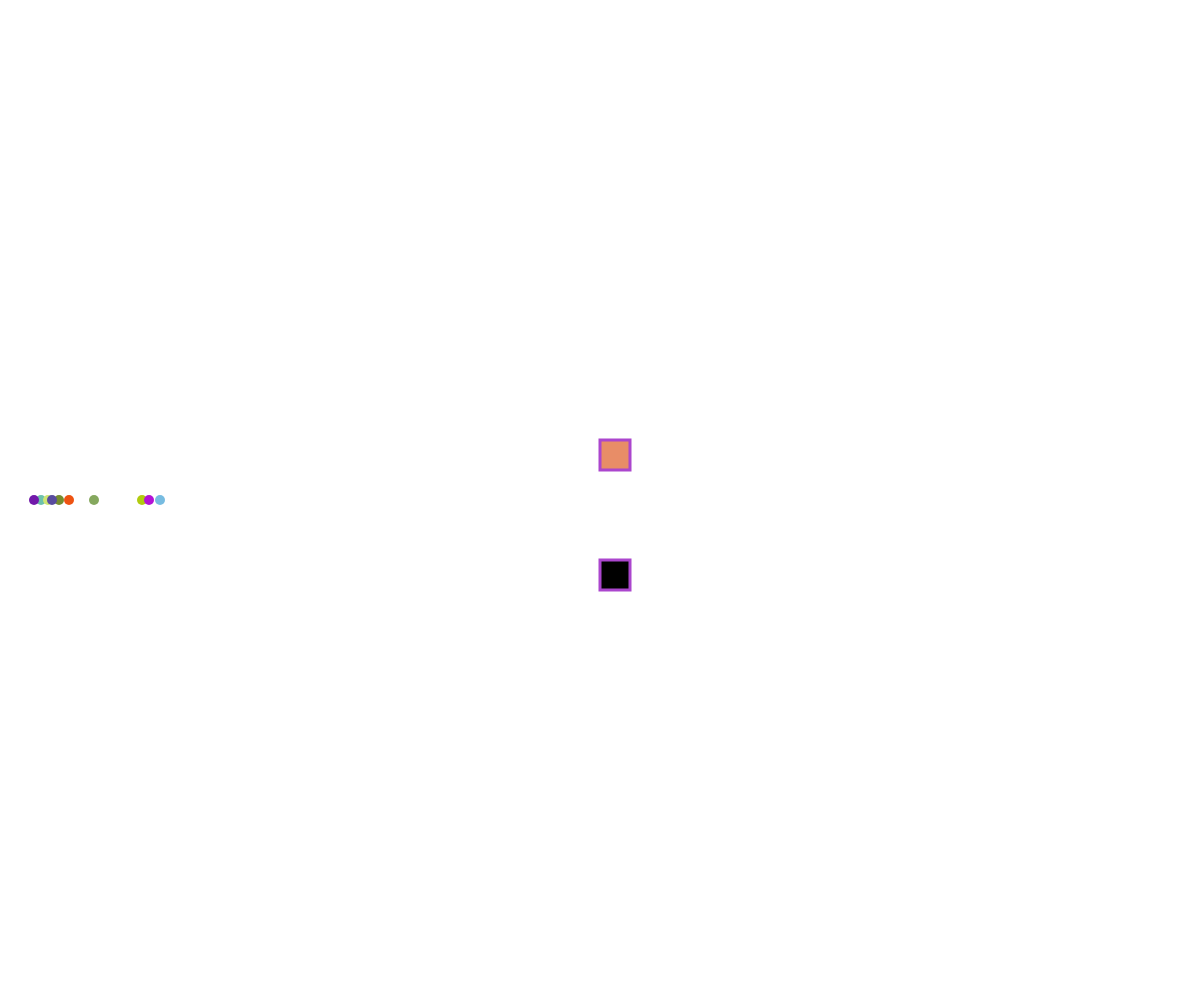
Frame 1 (no input)
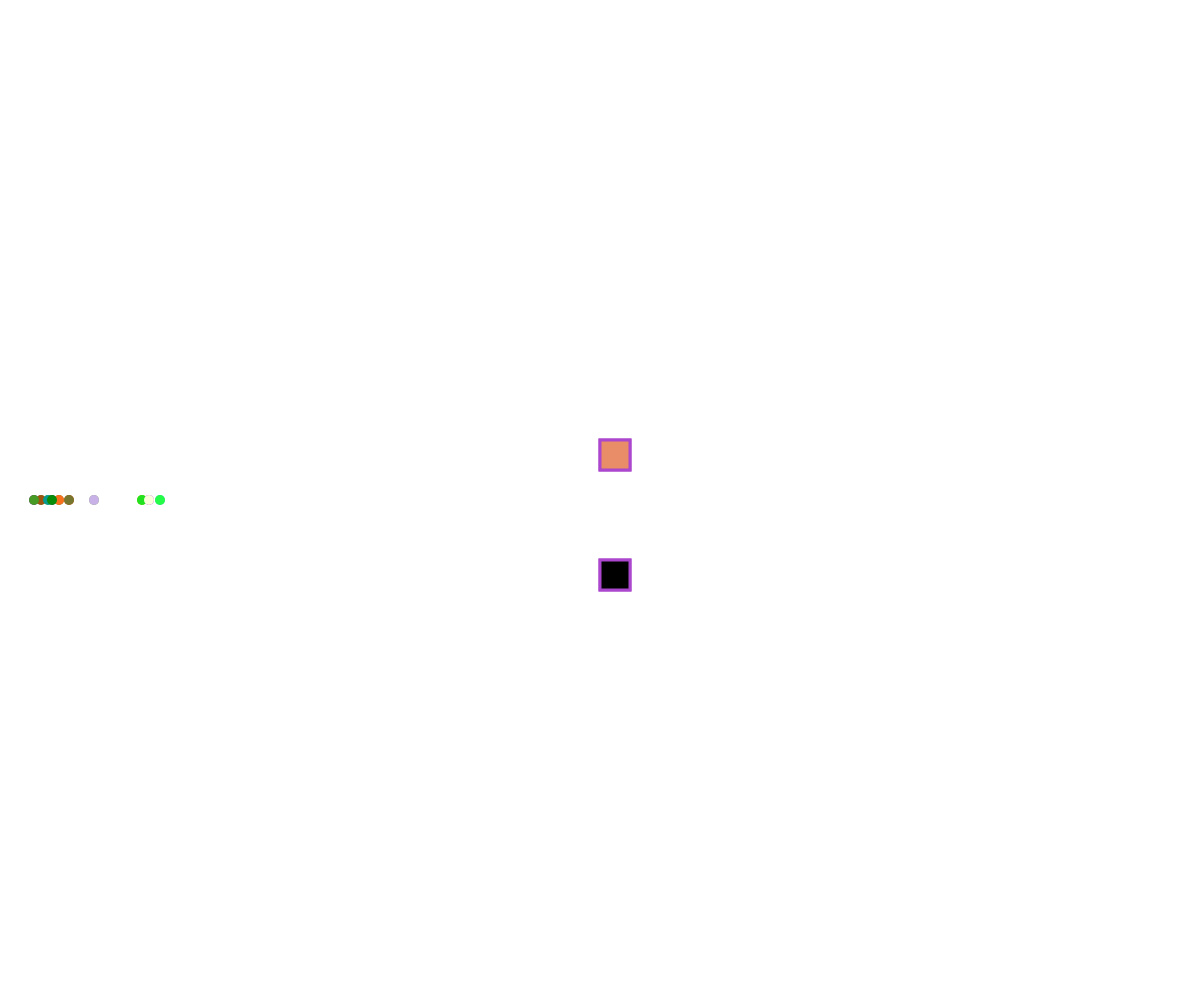
Frame 2 (the mouse pressed at the canvas centre, redrawn once)

The p5.js sketch that drew these frames (run headless with seeded random() and noise() and a simulated clock; the mouse was pressed at the canvas centre and the sketch redrawn once):

// p5.js sketch
// ── sketch.js
var myList = [];
var w = 10;

var clrs = [];

var collection = [];

function setup() {
  createCanvas(windowWidth, windowHeight);
  for(var i = 0; i < 10; i++){
    myList[i] = int(random(0, 200));
    print(myList[i]);
  }
  
  clrs[0] = color(0);
  clrs[1] = color(255);
  
  collection[0] = "fish";
  collection[1] = 3.14;
  collection[2] = 9;
  collection[3] = 'g';
  
  
}

function draw() {
  noStroke();
  for(var i = 0; i < 10; i++){
    fill(random(0, 255), random(0, 255), random(0, 255));
    ellipse(myList[i], height/2, w, w);
  }
  
  stroke(171, 70, 206);
  strokeWeight(3);
  fill(clrs[0]);
  rect(width/2, height/2 + 60, 30, 30);
  
  clrs[3] = color(232, 141, 103);
  fill(clrs[3]);
  rect(width/2, height/2 - 60, 30, 30);
  
  console.log("collection items");
  for(var i = 0; i < collection.length; i++){
    console.log(collection[i]);
  }
  
  noLoop();
}
